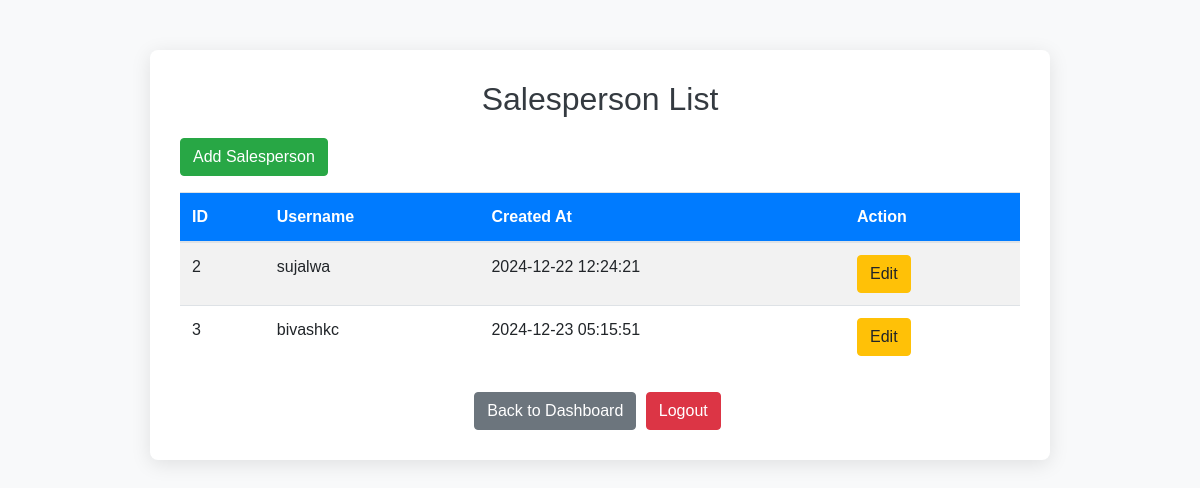
The app's page /salesperson_list.php (signed in) with its own data.
### tables this page shows
CREATE TABLE `users` (
  `user_id` int(11) NOT NULL,
  `user_username` varchar(50) NOT NULL,
  `user_password` varchar(255) NOT NULL,
  `user_role` enum('admin','user') NOT NULL,
  `created_at` timestamp NOT NULL DEFAULT current_timestamp()
);

### salesperson_list.php (the view, shortened to what this page needs)
<?php
include('db_conn.php');
$salespersons = [];
$stmt = $conn->prepare("SELECT user_id, user_username, created_at FROM users WHERE user_role = 'user'");
$stmt->execute();
$result = $stmt->get_result();
if ($result) {
    while ($row = $result->fetch_assoc()) {
        $salespersons[] = $row;
    }
} else {
    $feedback = "Error fetching salespersons: " . $conn->error;
}
?>
<!DOCTYPE html>
<html lang="en">
<head>
    <link rel="stylesheet" href="https://stackpath.bootstrapcdn.com/bootstrap/4.5.2/css/bootstrap.min.css">
</head>
<body>
    <div class="container">
        <h2>Salesperson List</h2>
        <a href="add_salesperson.php" class="btn btn-success mb-3">Add Salesperson</a>
        <table class="table table-striped">
            <thead>
                <tr>
                    <th>ID</th>
                    <th>Username</th>
                    <th>Created At</th>
                    <th>Action</th>
                </tr>
            </thead>
            <tbody>
                <?php if (!empty($salespersons)): ?>
                    <?php foreach ($salespersons as $salesperson): ?>
                        <tr>
                            <td><?php echo htmlspecialchars($salesperson['user_id']); ?></td>
                            <td><?php echo htmlspecialchars($salesperson['user_username']); ?></td>
                            <td><?php echo htmlspecialchars($salesperson['created_at']); ?></td>
                            <td>
                                <a href="edit_salesperson.php?id=<?php echo htmlspecialchars($salesperson['user_id']); ?>" class="btn btn-warning">Edit</a>
                            </td>
                        </tr>
                    <?php endforeach; ?>
                <?php else: ?>
                    <tr>
                        <td colspan="4">No salespersons found.</td>
                    </tr>
                <?php endif; ?>
            </tbody>
        </table>
        <div class="text-center mt-4">
            <a href="admin_dashboard.php" class="btn btn-secondary">Back to Dashboard</a>
            <a href="logout.php" class="btn btn-danger">Logout</a>
        </div>
    </div>
</body>
</html>

### salesperson_list.php (style rules this page uses)
body { background-color: #f8f9fa; font-family: 'Arial', sans-serif; }
.container { max-width: 900px; margin-top: 50px; padding: 30px; border-radius: 8px; background-color: #ffffff; box-shadow: 0 4px 20px rgba(0, 0, 0, 0.1); }
h2 { text-align: center; color: #343a40; margin-bottom: 20px; }
table { margin-bottom: 30px; }
th { background-color: #007bff; color: white; }
.btn { margin-right: 5px; }

### records on screen
users: user_id "2", user_username "sujalwa", created_at "2024-12-22 12:24:21"
users: user_id "3", user_username "bivashkc", created_at "2024-12-23 05:15:51"
